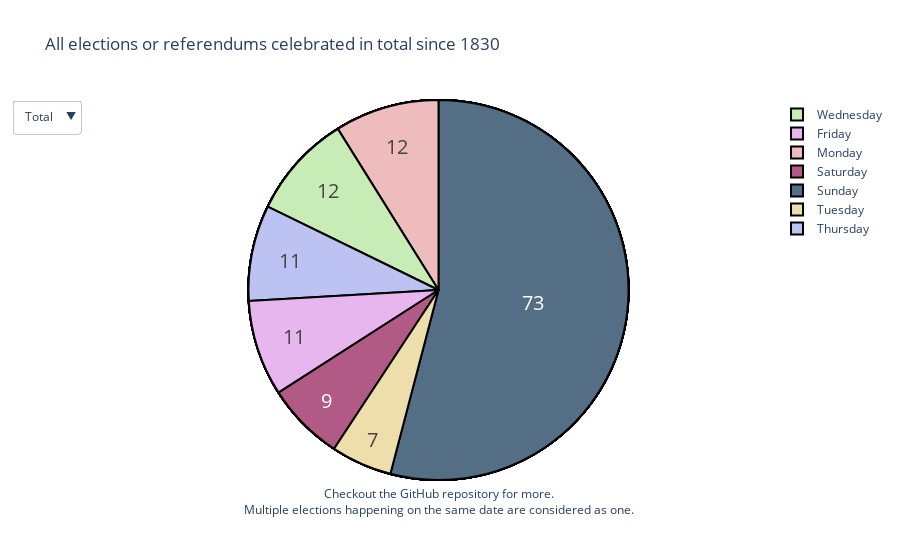

The cell this chart's notebook holds for it:
### Code cell
updatemenus = list([
    dict(active=len(traces)-1,
         buttons=button_list,
    )
])

layout = dict(title='All elections or referendums celebrated in total since 1830', 
              showlegend=True, updatemenus=updatemenus,
             annotations=[
        dict(
            x=0.5,
            y=0,
            xshift=0,
            yshift=-40,
            visible= True,
            align='center',
            xref='paper',
            yref='paper',
            text='Checkout the GitHub <a href="https://carlosvega.github.io/Weekday_ESP_Elections/">repository</a> for more.<br>Multiple elections happening on the same date are considered as one.',
            showarrow=False,
            arrowhead=0
        )
    ])

fig = dict(data=traces, layout=layout)

iplot(fig, filename='styled_pie_chart')
plot(fig, filename='docs/styled_pie_chart.html', auto_open=False)

### Figure 1 — Plotly figure (JSON) as saved in the notebook; plotly's stock layout.template omitted (floating-point values rounded to 4 significant figures)
{"data": [{"hoverinfo": "label+percent", "labels": ["Monday", "Wednesday", "Friday"], "marker": {"colors": ["#eebcbc", "#c8ecb5", "#e8b6ee"], "line": {"color": "#000000", "width": 2}}, "name": "1830", "textfont": {"size": 20}, "textinfo": "value", "type": "pie", "values": [1, 3, 2]}, {"hoverinfo": "label+percent", "labels": ["Monday", "Friday", "Saturday", "Sunday"], "marker": {"colors": ["#eebcbc", "#e8b6ee", "#b25a86", "#546e85"], "line": {"color": "#000000", "width": 2}}, "name": "1840", "textfont": {"size": 20}, "textinfo": "value", "type": "pie", "values": [1, 2, 2, 1]}, {"hoverinfo": "label+percent", "labels": ["Monday", "Wednesday", "Saturday", "Sunday"], "marker": {"colors": ["#eebcbc", "#c8ecb5", "#b25a86", "#546e85"], "line": {"color": "#000000", "width": 2}}, "name": "1850", "textfont": {"size": 20}, "textinfo": "value", "type": "pie", "values": [1, 1, 2, 2]}, {"hoverinfo": "label+percent", "labels": ["Tuesday", "Thursday", "Friday"], "marker": {"colors": ["#eedeab", "#bcc2f2", "#e8b6ee"], "line": {"color": "#000000", "width": 2}}, "name": "1860", "textfont": {"size": 20}, "textinfo": "value", "type": "pie", "values": [2, 2, 1]}, {"hoverinfo": "label+percent", "labels": ["Monday", "Thursday", "Saturday", "Sunday"], "marker": {"colors": ["#eebcbc", "#bcc2f2", "#b25a86", "#546e85"], "line": {"color": "#000000", "width": 2}}, "name": "1870", "textfont": {"size": 20}, "textinfo": "value", "type": "pie", "values": [1, 2, 1, 2]}, {"hoverinfo": "label+percent", "labels": ["Saturday", "Sunday"], "marker": {"colors": ["#b25a86", "#546e85"], "line": {"color": "#000000", "width": 2}}, "name": "1880", "textfont": {"size": 20}, "textinfo": "value", "type": "pie", "values": [1, 2]}, {"hoverinfo": "label+percent", "labels": ["Wednesday", "Friday", "Sunday"], "marker": {"colors": ["#c8ecb5", "#e8b6ee", "#546e85"], "line": {"color": "#000000", "width": 2}}, "name": "1890", "textfont": {"size": 20}, "textinfo": "value", "type": "pie", "values": [1, 2, 2]}, {"hoverinfo": "label+percent", "labels": ["Monday", "Thursday", "Sunday"], "marker": {"colors": ["#eebcbc", "#bcc2f2", "#546e85"], "line": {"color": "#000000", "width": 2}}, "name": "1900", "textfont": {"size": 20}, "textinfo": "value", "type": "pie", "values": [1, 1, 2]}, {"hoverinfo": "label+percent", "labels": ["Monday", "Friday", "Sunday"], "marker": {"colors": ["#eebcbc", "#e8b6ee", "#546e85"], "line": {"color": "#000000", "width": 2}}, "name": "1910", "textfont": {"size": 20}, "textinfo": "value", "type": "pie", "values": [3, 1, 1]}, {"hoverinfo": "label+percent", "labels": ["Tuesday", "Sunday"], "marker": {"colors": ["#eedeab", "#546e85"], "line": {"color": "#000000", "width": 2}}, "name": "1920", "textfont": {"size": 20}, "textinfo": "value", "type": "pie", "values": [2, 1]}, {"hoverinfo": "label+percent", "labels": ["Friday", "Sunday"], "marker": {"colors": ["#e8b6ee", "#546e85"], "line": {"color": "#000000", "width": 2}}, "name": "1930", "textfont": {"size": 20}, "textinfo": "value", "type": "pie", "values": [1, 7]}, {"hoverinfo": "label+percent", "labels": ["Monday", "Wednesday", "Thursday", "Sunday"], "marker": {"colors": ["#eebcbc", "#c8ecb5", "#bcc2f2", "#546e85"], "line": {"color": "#000000", "width": 2}}, "name": "1970", "textfont": {"size": 20}, "textinfo": "value", "type": "pie", "values": [1, 3, 1, 1]}, {"hoverinfo": "label+percent", "labels": ["Tuesday", "Wednesday", "Thursday", "Friday", "Saturday", "Sunday"], "marker": {"colors": ["#eedeab", "#c8ecb5", "#bcc2f2", "#e8b6ee", "#b25a86", "#546e85"], "line": {"color": "#000000", "width": 2}}, "name": "1980", "textfont": {"size": 20}, "textinfo": "value", "type": "pie", "values": [2, 2, 4, 1, 1, 9]}, {"hoverinfo": "label+percent", "labels": ["Tuesday", "Saturday", "Sunday"], "marker": {"colors": ["#eedeab", "#b25a86", "#546e85"], "line": {"color": "#000000", "width": 2}}, "name": "1990", "textfont": {"size": 20}, "textinfo": "value", "type": "pie", "values": [1, 1, 13]}, {"hoverinfo": "label+percent", "labels": ["Monday", "Wednesday", "Saturday", "Sunday"], "marker": {"colors": ["#eebcbc", "#c8ecb5", "#b25a86", "#546e85"], "line": {"color": "#000000", "width": 2}}, "name": "2000", "textfont": {"size": 20}, "textinfo": "value", "type": "pie", "values": [1, 2, 1, 14]}, {"hoverinfo": "label+percent", "labels": ["Monday", "Thursday", "Friday", "Sunday"], "marker": {"colors": ["#eebcbc", "#bcc2f2", "#e8b6ee", "#546e85"], "line": {"color": "#000000", "width": 2}}, "name": "2010", "textfont": {"size": 20}, "textinfo": "value", "type": "pie", "values": [1, 1, 1, 15]}, {"hoverinfo": "label+percent", "labels": ["Monday", "Sunday"], "marker": {"colors": ["#eebcbc", "#546e85"], "line": {"color": "#000000", "width": 2}}, "name": "2020", "textfont": {"size": 20}, "textinfo": "value", "type": "pie", "values": [1, 1]}, {"hoverinfo": "label+percent", "labels": ["Monday", "Tuesday", "Wednesday", "Thursday", "Friday", "Saturday", "Sunday"], "marker": {"colors": ["#eebcbc", "#eedeab", "#c8ecb5", "#bcc2f2", "#e8b6ee", "#b25a86", "#546e85"], "line": {"color": "#000000", "width": 2}}, "name": "Total", "textfont": {"size": 20}, "textinfo": "value", "type": "pie", "values": [12, 7, 12, 11, 11, 9, 73]}], "layout": {"annotations": [{"align": "center", "arrowhead": 0, "showarrow": false, "text": "Checkout the GitHub <a href=\"https://carlosvega.github.io/Weekday_ESP_Elections/\">repository</a> for more.<br>Multiple elections happening on the same date are considered as one.", "visible": true, "x": 0.5, "xref": "paper", "xshift": 0, "y": 0, "yref": "paper", "yshift": -40}], "showlegend": true, "title": {"text": "All elections or referendums celebrated in total since 1830"}, "updatemenus": [{"active": 17, "buttons": [{"args": [{"visible": [true, false, false, false, false, false, false, false, false, false, false, false, false, false, false, false, false, false]}, {"title": "Elections or referendums celebrated during the decade: 1830"}], "label": "1830", "method": "update"}, {"args": [{"visible": [false, true, false, false, false, false, false, false, false, false, false, false, false, false, false, false, false, false]}, {"title": "Elections or referendums celebrated during the decade: 1840"}], "label": "1840", "method": "update"}, {"args": [{"visible": [false, false, true, false, false, false, false, false, false, false, false, false, false, false, false, false, false, false]}, {"title": "Elections or referendums celebrated during the decade: 1850"}], "label": "1850", "method": "update"}, {"args": [{"visible": [false, false, false, true, false, false, false, false, false, false, false, false, false, false, false, false, false, false]}, {"title": "Elections or referendums celebrated during the decade: 1860"}], "label": "1860", "method": "update"}, {"args": [{"visible": [false, false, false, false, true, false, false, false, false, false, false, false, false, false, false, false, false, false]}, {"title": "Elections or referendums celebrated during the decade: 1870"}], "label": "1870", "method": "update"}, {"args": [{"visible": [false, false, false, false, false, true, false, false, false, false, false, false, false, false, false, false, false, false]}, {"title": "Elections or referendums celebrated during the decade: 1880"}], "label": "1880", "method": "update"}, {"args": [{"visible": [false, false, false, false, false, false, true, false, false, false, false, false, false, false, false, false, false, false]}, {"title": "Elections or referendums celebrated during the decade: 1890"}], "label": "1890", "method": "update"}, {"args": [{"visible": [false, false, false, false, false, false, false, true, false, false, false, false, false, false, false, false, false, false]}, {"title": "Elections or referendums celebrated during the decade: 1900"}], "label": "1900", "method": "update"}, {"args": [{"visible": [false, false, false, false, false, false, false, false, true, false, false, false, false, false, false, false, false, false]}, {"title": "Elections or referendums celebrated during the decade: 1910"}], "label": "1910", "method": "update"}, {"args": [{"visible": [false, false, false, false, false, false, false, false, false, true, false, false, false, false, false, false, false, false]}, {"title": "Elections or referendums celebrated during the decade: 1920"}], "label": "1920", "method": "update"}, {"args": [{"visible": [false, false, false, false, false, false, false, false, false, false, true, false, false, false, false, false, false, false]}, {"title": "Elections or referendums celebrated during the decade: 1930"}], "label": "1930", "method": "update"}, {"args": [{"visible": [false, false, false, false, false, false, false, false, false, false, false, true, false, false, false, false, false, false]}, {"title": "Elections or referendums celebrated during the decade: 1970"}], "label": "1970", "method": "update"}, {"args": [{"visible": [false, false, false, false, false, false, false, false, false, false, false, false, true, false, false, false, false, false]}, {"title": "Elections or referendums celebrated during the decade: 1980"}], "label": "1980", "method": "update"}, {"args": [{"visible": [false, false, false, false, false, false, false, false, false, false, false, false, false, true, false, false, false, false]}, {"title": "Elections or referendums celebrated during the decade: 1990"}], "label": "1990", "method": "update"}, {"args": [{"visible": [false, false, false, false, false, false, false, false, false, false, false, false, false, false, true, false, false, false]}, {"title": "Elections or referendums celebrated during the decade: 2000"}], "label": "2000", "method": "update"}, {"args": [{"visible": [false, false, false, false, false, false, false, false, false, false, false, false, false, false, false, true, false, false]}, {"title": "Elections or referendums celebrated during the decade: 2010"}], "label": "2010", "method": "update"}, {"args": [{"visible": [false, false, false, false, false, false, false, false, false, false, false, false, false, false, false, false, true, false]}, {"title": "Elections or referendums celebrated during the decade: 2020"}], "label": "2020", "method": "update"}, {"args": [{"visible": [false, false, false, false, false, false, false, false, false, false, false, false, false, false, false, false, false, true]}, {"title": "All elections or referendums celebrated in total since 1830"}], "label": "Total", "method": "update"}]}]}}
